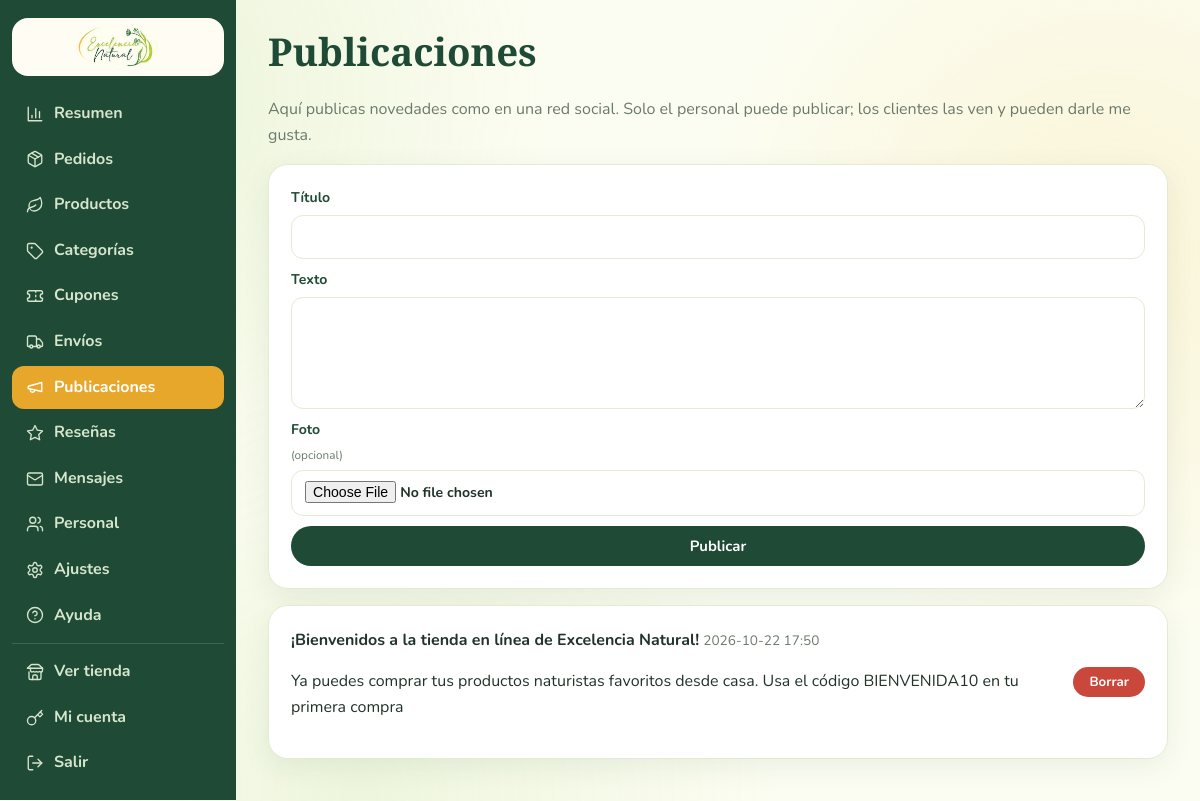
The app's page /admin/publicaciones (signed in) with its own data.
### tables this page shows
CREATE TABLE posts (
  id INTEGER PRIMARY KEY AUTOINCREMENT,
  title TEXT NOT NULL,
  body TEXT DEFAULT '',
  image TEXT DEFAULT '',
  author_id INTEGER,
  created TEXT DEFAULT CURRENT_TIMESTAMP
);

### admin.py (the view, shortened to what this page needs)
@bp.route('/publicaciones', methods=['GET', 'POST'])
def posts():
    return render_template('admin/posts.html', rows=q('SELECT * FROM posts ORDER BY id DESC'))

### admin.py (called while the page is built)
@bp.before_request
def only_staff():
    me = u.me()
    if not me or me['role'] != 'admin':
        return redirect(url_for('auth.admin_login', next=request.path))

### db.py (called while the page is built)
def get_db():
    if 'db' not in g:
        g.db = sqlite3.connect(config.DB_PATH)
        g.db.row_factory = sqlite3.Row
        g.db.execute('PRAGMA foreign_keys = ON')
    return g.db

def q(sql, args=()):
    return get_db().execute(sql, args).fetchall()

def one(sql, args=()):
    return get_db().execute(sql, args).fetchone()

def settings():
    res = dict(DEFAULTS)
    try:
        for r in q('SELECT k, v FROM settings'):
            res[r['k']] = r['v']
    except sqlite3.Error:
        pass
    return res

### icons.py (called while the page is built)
def icon(name, size=20, cls=''):
    body = P.get(name) or P['leaf']
    return Markup(
        f'<svg class="ic {cls}" width="{size}" height="{size}" viewBox="0 0 24 24" fill="none" stroke="currentColor" '
        f'stroke-width="1.8" stroke-linecap="round" stroke-linejoin="round" aria-hidden="true">{body}</svg>')

### utils.py (called while the page is built)
def me():
    if 'me' not in g:
        uid = session.get('uid')
        g.me = one('SELECT * FROM users WHERE id = ?', (uid,)) if uid else None
    return g.me

def csrf_token():
    if '_csrf' not in session:
        session['_csrf'] = secrets.token_hex(16)
    return session['_csrf']

def lang():
    return 'es'

def cur():
    return session.get('cur', 'MXN')

def cart_count():
    return sum(int(v) for v in session.get('cart', {}).values())

### templates/admin/posts.html (shortened to what this page needs)
{% extends 'admin/base.html' %}
{% block h1 %}Publicaciones{% endblock %}
{% block body %}
<p class="muted">Aquí publicas novedades como en una red social. Solo el personal puede publicar; los clientes las ven y pueden darle me gusta.</p>
<form method="post" enctype="multipart/form-data" class="form-card wide">
  <label>Título<input name="title" required></label>
  <label>Texto<textarea name="body" rows="4"></textarea></label>
  <label>Foto <small>(opcional)</small><input type="file" name="image" accept="image/*"></label>
  <button class="btn">Publicar</button>
</form>
{% for po in rows %}
<div class="form-card wide post-adm">
  <div class="grow"><b>{{ po.title }}</b> <span class="muted small">{{ po.created|fdate }}</span><p>{{ po.body[:200] }}</p></div>
  <form method="post" action="{{ url_for('admin.post_del', pid=po.id) }}" onsubmit="return confirm('¿Borrar publicación?')"><input type="hidden" name="_csrf" value="{{ csrf() }}"><button class="btn btn-sm btn-danger">Borrar</button></form>
</div>
{% endfor %}
{% endblock %}

### static/css/style.css (style rules this page uses)
:root { --g1:#8dc34a; --g2:#5f9a2f; --g3:#1e4a36; --gold:#e7a72b; --gold2:#f6d46a; --cream:#fffdf3; --bg:#fcfdf2; --card:#ffffff; --tx:#22332a; --mu:#6a7a6c; --bd:#e3ecd0; --red:#c9483b; --r:20px; --sh:0 8px 28px rgba(30, 74, 54, .08); --sh2:0 18px 44px rgba(30, 74, 54, .16); --grad:linear-gradient(135deg, var(--g1), var(--gold)) }
* { box-sizing:border-box }
html { scroll-behavior:smooth }
body { margin:0; background:var(--bg); color:var(--tx); font-family:'Nunito', system-ui, sans-serif; line-height:1.6; position:relative; overflow-x:hidden }
body::before { content:''; position:fixed; inset:0; z-index:-1; pointer-events:none; background:radial-gradient(circle at 8% 12%, rgba(141, 195, 74, .16), transparent 34%), radial-gradient(circle at 92% 30%, rgba(246, 212, 106, .20), transparent 32%), radial-gradient(circle at 30% 95%, rgba(141, 195, 74, .12), transparent 36%) }
.btn,.price,.brand-t,.stat b { font-family:'Nunito', sans-serif }
svg.ic { flex:none; vertical-align:middle }
.muted { color:var(--mu) }
.small { font-size:.85rem }
.grow { flex:1 }
.btn { display:inline-flex; align-items:center; justify-content:center; gap:8px; border:0; cursor:pointer; background:var(--g3); color:#fff; font-weight:700; padding:10px 22px; border-radius:999px; font-size:.93rem; transition:transform .15s, box-shadow .2s, background .2s }
.btn-sm { padding:6px 16px; font-size:.83rem }
.btn-danger { background:var(--red) }
label { display:grid; gap:5px; font-weight:700; font-size:.88rem; color:var(--g3) }
label small { font-weight:400; color:var(--mu) }
input,select,textarea { font:inherit; padding:10px 13px; border:1.5px solid var(--bd); border-radius:12px; background:#fff; color:var(--tx); transition:border-color .2s, box-shadow .2s; width:100% }
.summary,.form-card { background:#fff; border-radius:var(--r); padding:22px; box-shadow:var(--sh); border:1px solid var(--bd); display:grid; gap:10px; align-content:start }
.adm { display:grid; grid-template-columns:236px 1fr; min-height:100vh }
.form-card.wide { max-width:900px; margin-bottom:16px }
.post-adm { display:flex; gap:14px; align-items:center }

### records on screen
posts: title "¡Bienvenidos a la tienda en línea de Excelencia Natural!", created|fdate "2026-10-22 17:50", body "Ya puedes comprar tus productos naturistas favoritos desde casa. Usa el código BIENVENIDA10 en tu primera compra"

### other values on screen
{{ n }} "Resumen" "Pedidos" "Productos" "Categorías" "Cupones" "Envíos" "Publicaciones" "Reseñas" "Mensajes" "Personal" "Ajustes" "Ayuda"
